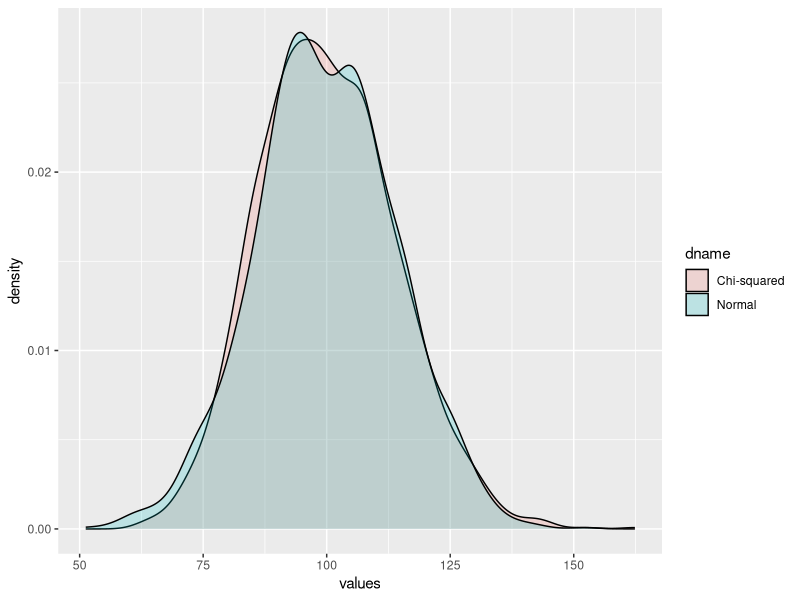

R code for this plot:
# Investigate the normal approx (CLT = central limit theorem): chi^2(n) ~ N(n, 2n).
library(ggplot2)
number_of_observations <- 2000
deg_of_freedom <- 100
chi_dist <- rchisq(n = number_of_observations, df = deg_of_freedom)
norm_dist <- rnorm(number_of_observations, mean = deg_of_freedom, sd = sqrt(2 * deg_of_freedom))
# Notice that this is a little bit different: sd(X) = sqrt(DX)
c_data <- data.frame(chi_dist)
n_data <- data.frame(norm_dist)
c_data$dname <- "Chi-squared"
n_data$dname <- "Normal"
colnames(c_data) <- c("values", "dname")
colnames(n_data) <- c("values", "dname")
comparing_data <- rbind(c_data, n_data)
ggplot(comparing_data, aes(values, fill = dname)) + geom_density(alpha = 0.2)